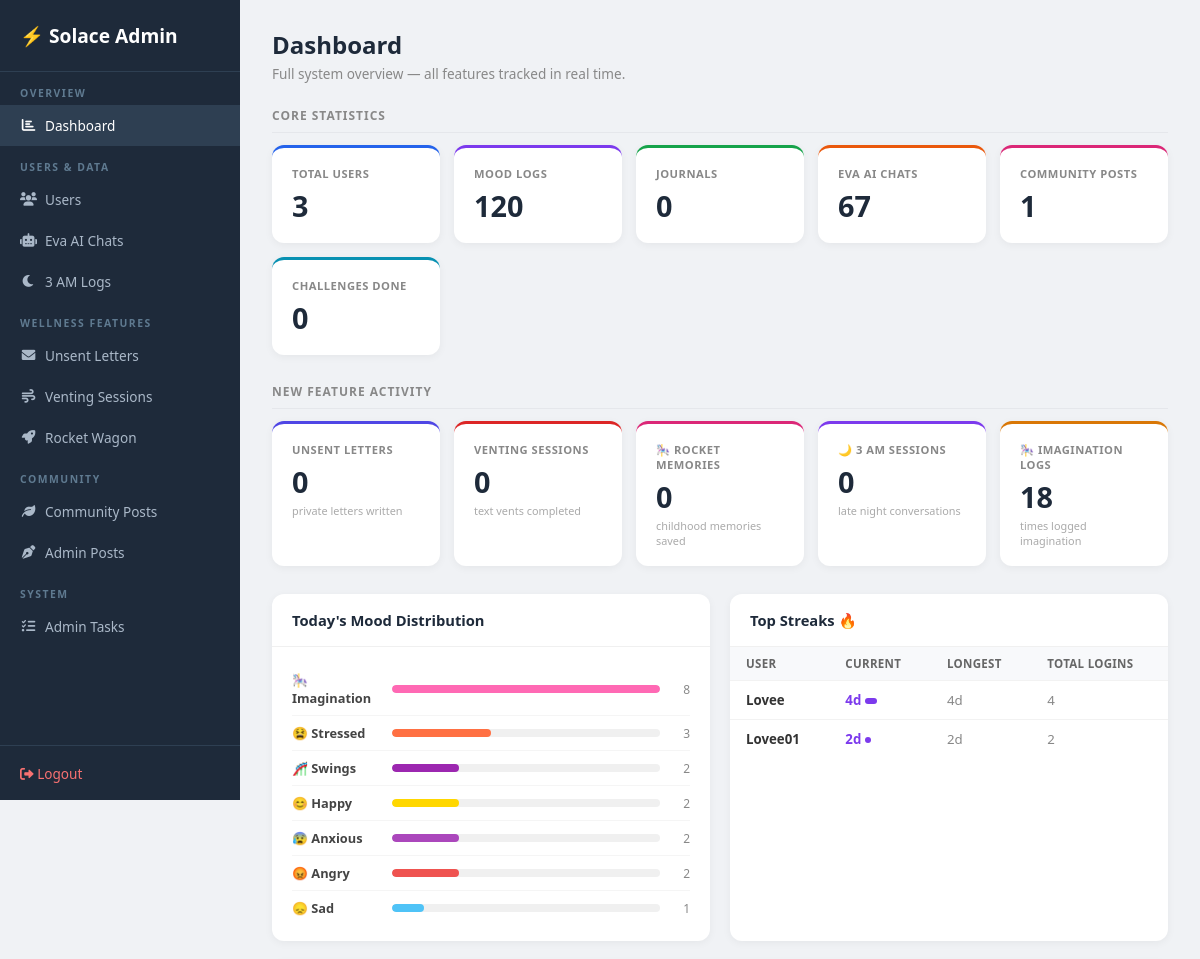
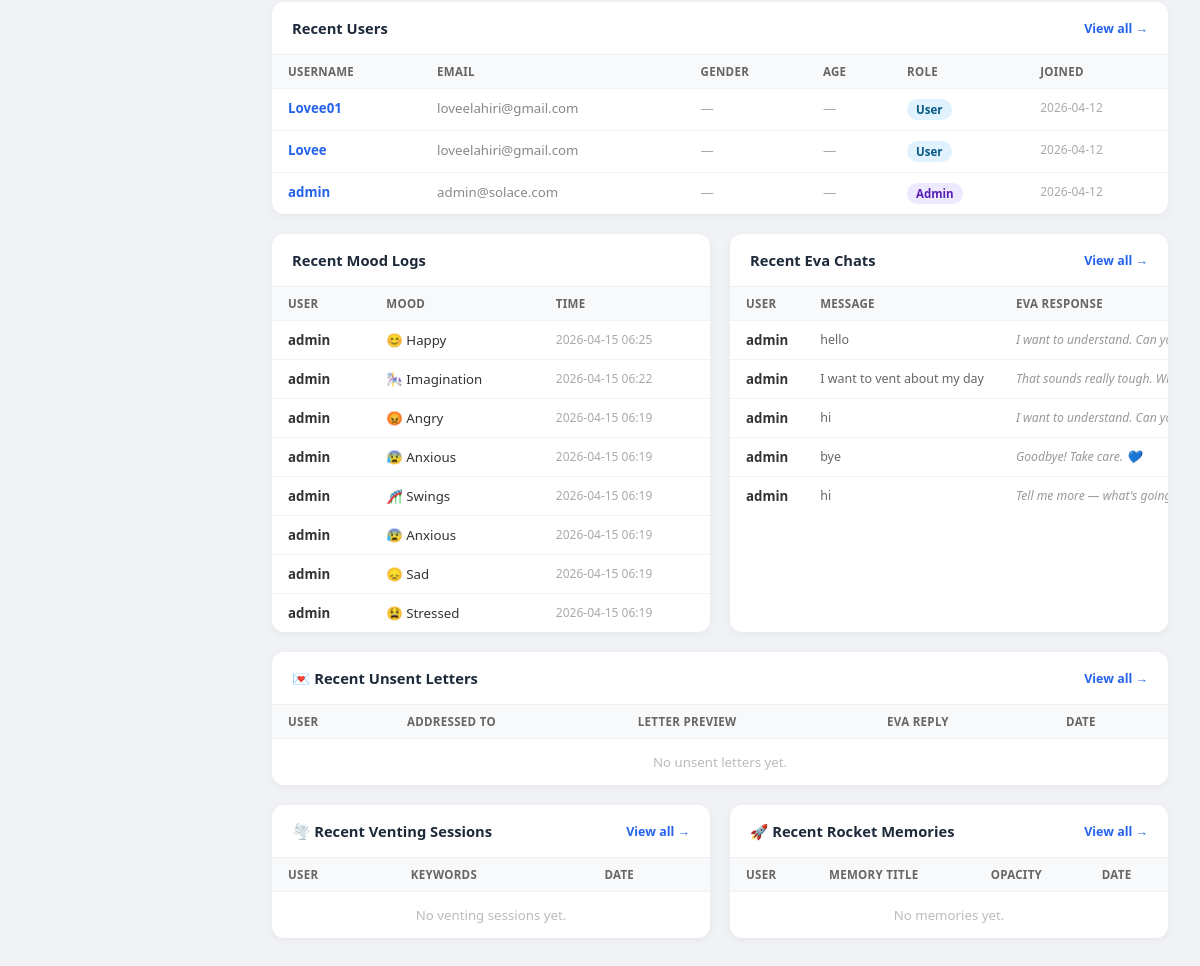
The page /admin (signed in) on the database its author committed (2 pictures, top to bottom).
### tables this page shows
CREATE TABLE login_streaks (
                id            INTEGER PRIMARY KEY AUTOINCREMENT,
                user_id       INTEGER UNIQUE REFERENCES users(id),
                current_streak INTEGER DEFAULT 0,
                longest_streak INTEGER DEFAULT 0,
                last_login_date TEXT,
                total_logins   INTEGER DEFAULT 0
            );

CREATE TABLE users (
                id         INTEGER PRIMARY KEY AUTOINCREMENT,
                username   TEXT UNIQUE NOT NULL,
                email      TEXT NOT NULL,
                password   TEXT NOT NULL,
                is_admin   INTEGER DEFAULT 0,
                created_at DATETIME DEFAULT CURRENT_TIMESTAMP
            , gender TEXT DEFAULT '', age INTEGER DEFAULT 0, age_group TEXT DEFAULT '', dob TEXT DEFAULT '');

CREATE TABLE mood_logs (
                id        INTEGER PRIMARY KEY AUTOINCREMENT,
                user_id   INTEGER NOT NULL REFERENCES users(id),
                mood      TEXT NOT NULL,
                timestamp DATETIME DEFAULT CURRENT_TIMESTAMP
            );

CREATE TABLE chat_history (
                id           INTEGER PRIMARY KEY AUTOINCREMENT,
                session_id   TEXT,
                user_id      INTEGER REFERENCES users(id),
                user_message TEXT,
                ai_response  TEXT,
                timestamp    DATETIME DEFAULT CURRENT_TIMESTAMP
            );

### app.py (the view)
@app.route("/admin")
@admin_required
def admin_dashboard() -> Any:
    with get_db() as conn:
        total_users      = conn.execute("SELECT COUNT(*) FROM users").fetchone()[0]
        total_moods      = conn.execute("SELECT COUNT(*) FROM mood_logs").fetchone()[0]
        total_journals   = conn.execute("SELECT COUNT(*) FROM journals").fetchone()[0]
        total_chats      = conn.execute("SELECT COUNT(*) FROM chat_history").fetchone()[0]
        total_posts      = conn.execute("SELECT COUNT(*) FROM community_posts").fetchone()[0]
        total_letters    = conn.execute("SELECT COUNT(*) FROM unsent_letters").fetchone()[0]
        total_vents      = conn.execute("SELECT COUNT(*) FROM venting_sessions").fetchone()[0]
        total_memories   = conn.execute("SELECT COUNT(*) FROM rocket_wagon").fetchone()[0]
        total_challenges = conn.execute("SELECT COUNT(*) FROM daily_challenges WHERE completed=1").fetchone()[0]
        total_3am        = conn.execute("""
            SELECT COUNT(*) FROM chat_history
            WHERE strftime('%H', timestamp) IN ('01','02','03','04')
        """).fetchone()[0]
        mood_today = conn.execute("""
            SELECT mood, COUNT(*) as cnt FROM mood_logs
            WHERE DATE(timestamp) = DATE('now')
            GROUP BY mood ORDER BY cnt DESC
        """).fetchall()
        total_imagination = conn.execute(
            "SELECT COUNT(*) FROM mood_logs WHERE mood='imagination'"
        ).fetchone()[0]
        recent_users = conn.execute(
            "SELECT id, username, email, is_admin, created_at, gender, age FROM users ORDER BY created_at DESC LIMIT 6"
        ).fetchall()
        recent_moods = conn.execute("""
            SELECT u.username, ml.mood, ml.timestamp
            FROM mood_logs ml JOIN users u ON ml.user_id=u.id
            ORDER BY ml.timestamp DESC LIMIT 8
        """).fetchall()
        recent_chats = conn.execute("""
            SELECT u.username, ch.user_message, ch.ai_response, ch.timestamp
            FROM chat_history ch JOIN users u ON ch.user_id=u.id
            ORDER BY ch.timestamp DESC LIMIT 5
        """).fetchall()
        recent_letters = conn.execute("""
            SELECT ul.*, u.username FROM unsent_letters ul
            JOIN users u ON ul.user_id=u.id
            ORDER BY ul.created_at DESC LIMIT 5
        """).fetchall()
        recent_vents = conn.execute("""
            SELECT vs.*, u.username FROM venting_sessions vs
            JOIN users u ON vs.user_id=u.id
            ORDER BY vs.created_at DESC LIMIT 5
        """).fetchall()
        recent_memories = conn.execute("""
            SELECT rw.*, u.username FROM rocket_wagon rw
            JOIN users u ON rw.user_id=u.id
            ORDER BY rw.created_at DESC LIMIT 5
        """).fetchall()
        top_streaks = conn.execute("""
            SELECT u.username, ls.current_streak, ls.longest_streak, ls.total_logins
            FROM login_streaks ls JOIN users u ON ls.user_id=u.id
            ORDER BY ls.current_streak DESC LIMIT 5
        """).fetchall()
    return render_template(
        "admin/dashboard.html",
        total_users=total_users, total_moods=total_moods,
        total_journals=total_journals, total_chats=total_chats,
        total_posts=total_posts, total_letters=total_letters,
        total_vents=total_vents, total_memories=total_memories,
        total_challenges=total_challenges, total_3am=total_3am,
        total_imagination=total_imagination,
        mood_today=mood_today,
        recent_users=recent_users, recent_moods=recent_moods,
        recent_chats=recent_chats, recent_letters=recent_letters,
        recent_vents=recent_vents, recent_memories=recent_memories,
        top_streaks=top_streaks,
    )

### templates/admin/dashboard.html (shortened to what this page needs)
<!DOCTYPE html>
<html lang="en">
<head>
<link rel="stylesheet" href="https://cdnjs.cloudflare.com/ajax/libs/font-awesome/6.0.0/css/all.min.css">
</head>
<body>
<aside class="sidebar">
  <div class="logo">⚡ Solace Admin</div>
  <nav>
    <div class="sl">Overview</div>
    <a href="/admin" class="active"><i class="fas fa-chart-bar fa-fw"></i> Dashboard</a>
    <div class="sl">Users & Data</div>
    <a href="/admin/users"><i class="fas fa-users fa-fw"></i> Users</a>
    <a href="/admin/chats"><i class="fas fa-robot fa-fw"></i> Eva AI Chats</a>
    <a href="/admin/three-am-logs"><i class="fas fa-moon fa-fw"></i> 3 AM Logs</a>
    <div class="sl">Wellness Features</div>
    <a href="/admin/unsent-letters"><i class="fas fa-envelope fa-fw"></i> Unsent Letters</a>
    <a href="/admin/venting-sessions"><i class="fas fa-wind fa-fw"></i> Venting Sessions</a>
    <a href="/admin/rocket-wagon"><i class="fas fa-rocket fa-fw"></i> Rocket Wagon</a>
    <div class="sl">Community</div>
    <a href="/admin/community"><i class="fas fa-leaf fa-fw"></i> Community Posts</a>
    <a href="/admin/posts"><i class="fas fa-pen-nib fa-fw"></i> Admin Posts</a>
    <div class="sl">System</div>
    <a href="/admin/tasks"><i class="fas fa-tasks fa-fw"></i> Admin Tasks</a>
  </nav>
  <div class="bot"><a href="/logout"><i class="fas fa-sign-out-alt"></i> Logout</a></div>
</aside>
<div class="main">
  <div class="page-hd">
    <h1>Dashboard</h1>
    <p>Full system overview — all features tracked in real time.</p>
  </div>
  <div class="section-lbl">Core Statistics</div>
  <div class="stats-grid">
    <div class="stat blue">
      <div class="stat-lbl">Total Users</div>
      <div class="stat-val">{{ total_users }}</div>
    </div>
    <div class="stat purple">
      <div class="stat-lbl">Mood Logs</div>
      <div class="stat-val">{{ total_moods }}</div>
    </div>
    <div class="stat green">
      <div class="stat-lbl">Journals</div>
      <div class="stat-val">{{ total_journals }}</div>
    </div>
    <div class="stat orange">
      <div class="stat-lbl">Eva AI Chats</div>
      <div class="stat-val">{{ total_chats }}</div>
    </div>
    <div class="stat pink">
      <div class="stat-lbl">Community Posts</div>
      <div class="stat-val">{{ total_posts }}</div>
    </div>
    <div class="stat teal">
      <div class="stat-lbl">Challenges Done</div>
      <div class="stat-val">{{ total_challenges }}</div>
    </div>
  </div>
  <div class="section-lbl">New Feature Activity</div>
  <div class="stats-grid">
    <div class="stat indigo">
      <div class="stat-lbl">Unsent Letters</div>
      <div class="stat-val">{{ total_letters }}</div>
      <div class="stat-sub">private letters written</div>
    </div>
    <div class="stat red">
      <div class="stat-lbl">Venting Sessions</div>
      <div class="stat-val">{{ total_vents }}</div>
      <div class="stat-sub">text vents completed</div>
    </div>
    <div class="stat pink">
      <div class="stat-lbl">🎠 Rocket Memories</div>
      <div class="stat-val">{{ total_memories }}</div>
      <div class="stat-sub">childhood memories saved</div>
    </div>
    <div class="stat purple">
      <div class="stat-lbl">🌙 3 AM Sessions</div>
      <div class="stat-val">{{ total_3am }}</div>
      <div class="stat-sub">late night conversations</div>
    </div>
    <div class="stat yellow">
      <div class="stat-lbl">🎠 Imagination Logs</div>
      <div class="stat-val">{{ total_imagination }}</div>
      <div class="stat-sub">times logged imagination</div>
    </div>
  </div>
  <div class="grid2">
    <div class="card">
      <div class="card-hd">Today's Mood Distribution</div>
      <div style="padding:16px 20px;">
        {% set MOOD_EMOJI = {'happy':'😊','sad':'😞','angry':'😡','anxious':'😰','calm':'😌','stressed':'😫','tired':'😴','imagination':'🎠','swings':'🎢'} %}
        {% set MOOD_COLOR = {'happy':'#FFD700','sad':'#4FC3F7','angry':'#EF5350','anxious':'#AB47BC','calm':'#66BB6A','stressed':'#FF7043','tired':'#90A4AE','imagination':'#FF69B4','swings':'#9C27B0'} %}
        {% set max_cnt = mood_today[0].cnt if mood_today else 1 %}
        {% for m in mood_today %}
        <div class="mood-today-row">
          <div class="mood-today-label">{{ MOOD_EMOJI.get(m.mood,'✨') }} {{ m.mood|capitalize }}</div>
          <div class="mood-today-bar-wrap">
            <div class="mood-today-bar" style="width:{{ ((m.cnt/max_cnt)*100)|int }}%;background:{{ MOOD_COLOR.get(m.mood,'#7c3aed') }};"></div>
          </div>
          <div class="mood-today-count">{{ m.cnt }}</div>
        </div>
        {% else %}
        <p style="color:#bbb;font-size:0.82rem;padding:8px 0;">No mood logs today yet.</p>
        {% endfor %}
      </div>
    </div>
    <div class="card">
      <div class="card-hd">Top Streaks 🔥</div>
      <table>
        <thead><tr><th>User</th><th>Current</th><th>Longest</th><th>Total Logins</th></tr></thead>
        <tbody>
          {% for s in top_streaks %}
          <tr>
            <td style="font-weight:600">{{ s.username }}</td>
            <td>
              <span style="font-weight:800;color:#7c3aed;">{{ s.current_streak }}d</span>
              <span class="streak-bar" style="width:{{ [s.current_streak * 3, 80]|min }}px;"></span>
            </td>
            <td style="color:#888;">{{ s.longest_streak }}d</td>
            <td style="color:#888;">{{ s.total_logins }}</td>
          </tr>
          {% else %}
          <tr><td colspan="4" style="color:#bbb;text-align:center;padding:16px;">No streak data yet.</td></tr>
          {% endfor %}
        </tbody>
      </table>
    </div>
  </div>
  <div class="card">
    <div class="card-hd">Recent Users <a href="/admin/users">View all →</a></div>
    <table>
      <thead><tr><th>Username</th><th>Email</th><th>Gender</th><th>Age</th><th>Role</th><th>Joined</th></tr></thead>
      <tbody>
        {% for u in recent_users %}
        <tr>
          <td><a href="/admin/users/{{ u.id }}" style="color:#2563eb;text-decoration:none;font-weight:700;">{{ u.username }}</a></td>
          <td style="color:#888;">{{ u.email }}</td>
          <td style="color:#aaa;">{{ u.gender or '—' }}</td>
          <td style="color:#aaa;">{{ u.age or '—' }}</td>
          <td><span class="badge {{ 'admin' if u.is_admin else 'user' }}">{{ 'Admin' if u.is_admin else 'User' }}</span></td>
          <td style="color:#aaa;font-size:0.75rem;">{{ (u.created_at or '')[:10] }}</td>
        </tr>
        {% endfor %}
      </tbody>
    </table>
  </div>
  <div class="grid2">
    <div class="card">
      <div class="card-hd">Recent Mood Logs</div>
      <table>
        <thead><tr><th>User</th><th>Mood</th><th>Time</th></tr></thead>
        <tbody>
          {% for m in recent_moods %}
          <tr>
            <td style="font-weight:600;">{{ m.username }}</td>
            <td>{{ MOOD_EMOJI.get(m.mood,'✨') if MOOD_EMOJI is defined else '' }} {{ m.mood|capitalize }}</td>
            <td style="color:#aaa;font-size:0.75rem;">{{ (m.timestamp or '')[:16] }}</td>
          </tr>
          {% endfor %}
        </tbody>
      </table>
    </div>
    <div class="card">
      <div class="card-hd">Recent Eva Chats <a href="/admin/chats">View all →</a></div>
      <table>
        <thead><tr><th>User</th><th>Message</th><th>Eva Response</th></tr></thead>
        <tbody>
          {% for c in recent_chats %}
          <tr>
            <td style="font-weight:600;white-space:nowrap;">{{ c.username }}</td>
            <td><div class="preview">{{ c.user_message }}</div></td>
            <td><div class="italic-prev">{{ c.ai_response }}</div></td>
          </tr>
          {% endfor %}
        </tbody>
      </table>
    </div>
  </div>
  <div class="card">
    <div class="card-hd">💌 Recent Unsent Letters <a href="/admin/unsent-letters">View all →</a></div>
    <table>
      <thead><tr><th>User</th><th>Addressed To</th><th>Letter Preview</th><th>Eva Reply</th><th>Date</th></tr></thead>
      <tbody>
        {% for l in recent_letters %}
        <tr>
          <td style="font-weight:600;">{{ l.username }}</td>
          <td style="color:#7c3aed;font-weight:600;">{{ l.addressed_to or '—' }}</td>
          <td><div class="italic-prev">{{ l.letter }}</div></td>
          <td><div class="italic-prev" style="color:#7c3aed;">{{ l.eva_reply or '—' }}</div></td>
          <td style="color:#aaa;font-size:0.75rem;">{{ (l.created_at or '')[:10] }}</td>
        </tr>
        {% else %}
        <tr><td colspan="5" style="color:#bbb;text-align:center;padding:14px;">No unsent letters yet.</td></tr>
        {% endfor %}
      </tbody>
    </table>
  </div>
  <div class="grid2">
    <div class="card">
      <div class="card-hd">🌪️ Recent Venting Sessions <a href="/admin/venting-sessions">View all →</a></div>
      <table>
        <thead><tr><th>User</th><th>Keywords</th><th>Date</th></tr></thead>
        <tbody>
          {% for v in recent_vents %}
          <tr>
            <td style="font-weight:600;">{{ v.username }}</td>
            <td style="color:#ef4444;font-size:0.75rem;">{{ (v.keywords or '')[:60] }}</td>
            <td style="color:#aaa;font-size:0.75rem;">{{ (v.created_at or '')[:10] }}</td>
          </tr>
          {% else %}
          <tr><td colspan="3" style="color:#bbb;text-align:center;padding:14px;">No venting sessions yet.</td></tr>
          {% endfor %}
        </tbody>
      </table>
    </div>
    <div class="card">
      <div class="card-hd">🚀 Recent Rocket Memories <a href="/admin/rocket-wagon">View all →</a></div>
      <table>
        <thead><tr><th>User</th><th>Memory Title</th><th>Opacity</th><th>Date</th></tr></thead>
        <tbody>
          {% for m in recent_memories %}
          <tr>
            <td style="font-weight:600;">{{ m.username }}</td>
            <td>{{ m.memory_title }}</td>
            <td>
              <div style="width:50px;background:#f0f0f0;border-radius:4px;height:6px;overflow:hidden;">
                <div style="width:{{ ((m.opacity or 1.0)*100)|int }}%;background:#FF69B4;height:100%;border-radius:4px;"></div>
              </div>
            </td>
            <td style="color:#aaa;font-size:0.75rem;">{{ (m.created_at or '')[:10] }}</td>
          </tr>
          {% else %}
          <tr><td colspan="4" style="color:#bbb;text-align:center;padding:14px;">No memories yet.</td></tr>
          {% endfor %}
        </tbody>
      </table>
    </div>
  </div>
</div>
</body>
</html>

### rows shown on the page
login_streaks: username "Lovee", current_streak "4", {{ [s.current_streak * 3, 80]|min }} 12 (drawn), longest_streak "4", total_logins "4"
login_streaks: username "Lovee01", current_streak "2", {{ [s.current_streak * 3, 80]|min }} 6 (drawn), longest_streak "2", total_logins "2"
users: username "Lovee01", email "loveelahiri@gmail.com", gender "—", age "—", is_admin "User", created_at "2026-04-12"
users: username "Lovee", email "loveelahiri@gmail.com", gender "—", age "—", is_admin "User", created_at "2026-04-12"
users: username "admin", email "admin@solace.com", gender "—", age "—", is_admin "Admin", created_at "2026-04-12"
mood_logs: username "admin", mood "😊", mood "Happy", timestamp "2026-04-15 06:25"
mood_logs: username "admin", mood "🎠", mood "Imagination", timestamp "2026-04-15 06:22"
mood_logs: username "admin", mood "😡", mood "Angry", timestamp "2026-04-15 06:19"
mood_logs: username "admin", mood "😰", mood "Anxious", timestamp "2026-04-15 06:19"
mood_logs: username "admin", mood "🎢", mood "Swings", timestamp "2026-04-15 06:19"
mood_logs: username "admin", mood "😰", mood "Anxious", timestamp "2026-04-15 06:19"
mood_logs: username "admin", mood "😞", mood "Sad", timestamp "2026-04-15 06:19"
mood_logs: username "admin", mood "😫", mood "Stressed", timestamp "2026-04-15 06:19"
chat_history: username "admin", user_message "hello", ai_response "I want to understand. Can you share a…"
chat_history: username "admin", user_message "I want to vent about my day", ai_response "That sounds really tough. What's been…"
chat_history: username "admin", user_message "hi", ai_response "I want to understand. Can you share a…"
chat_history: username "admin", user_message "bye", ai_response "Goodbye! Take care. 💙"
chat_history: username "admin", user_message "hi", ai_response "Tell me more — what's going on for yo…"

### other values the page prints
{{ total_users }} "3"
{{ total_moods }} "120"
{{ total_journals }} "0"
{{ total_chats }} "67"
{{ total_posts }} "1"
{{ total_challenges }} "0"
{{ total_letters }} "0"
{{ total_vents }} "0"
{{ total_memories }} "0"
{{ total_3am }} "0"
{{ total_imagination }} "18"
{{ MOOD_EMOJI.get(m.mood,'✨') }} "🎠" "😫" "🎢" "😊" "😰" "😡" "😞"
{{ m.mood|capitalize }} "Imagination" "Stressed" "Swings" "Happy" "Anxious" "Angry" "Sad"
{{ m.cnt }} "8" "3" "2" "2" "2" "2" "1"
